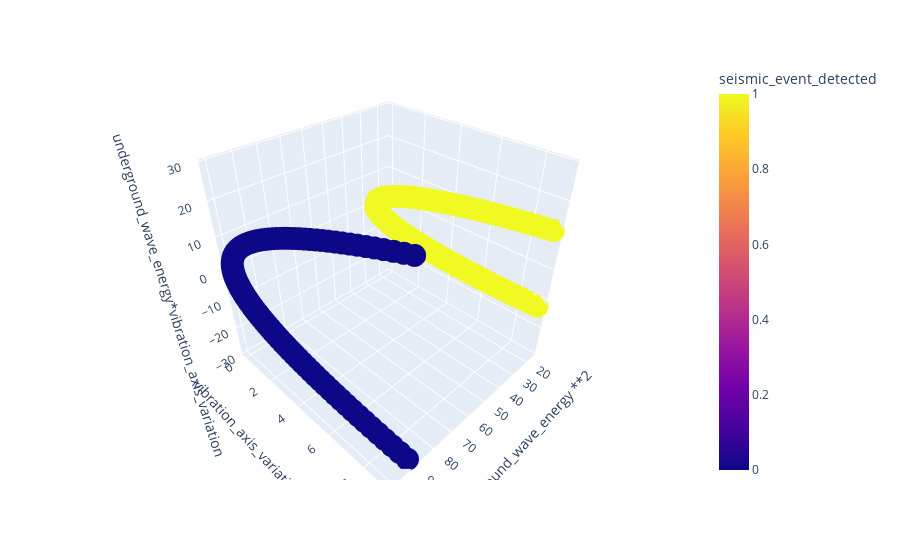

The cell this chart's notebook holds for it:
### Code cell
fig = px.scatter_3d(df, x='underground_wave_energy **2', y='vibration_axis_variation **2', z='underground_wave_energy*vibration_axis_variation',
              color='seismic_event_detected')
fig.show()

### Figure 1 — Plotly figure (JSON) as saved in the notebook; plotly's stock layout.template omitted (floating-point values rounded to 4 significant figures; data arrays with more than 128 entries replaced by an {"elided": "..."} marker saying what was removed)
{"data": [{"hovertemplate": "underground_wave_energy **2=%{x}<br>vibration_axis_variation **2=%{y}<br>underground_wave_energy*vibration_axis_variation=%{z}<br>seismic_event_detected=%{marker.color}<extra></extra>", "legendgroup": "", "marker": {"color": {"elided": "400 int values"}, "coloraxis": "coloraxis", "symbol": "circle"}, "mode": "markers", "name": "", "scene": "scene", "showlegend": false, "type": "scatter3d", "x": {"elided": "400 float values"}, "y": {"elided": "400 float values"}, "z": {"elided": "400 float values"}}], "layout": {"coloraxis": {"colorbar": {"title": {"text": "seismic_event_detected"}}, "colorscale": [[0, "#0d0887"], [0.1111, "#46039f"], [0.2222, "#7201a8"], [0.3333, "#9c179e"], [0.4444, "#bd3786"], [0.5556, "#d8576b"], [0.6667, "#ed7953"], [0.7778, "#fb9f3a"], [0.8889, "#fdca26"], [1, "#f0f921"]]}, "legend": {"tracegroupgap": 0}, "margin": {"t": 60}, "scene": {"domain": {"x": [0, 1], "y": [0, 1]}, "xaxis": {"title": {"text": "underground_wave_energy **2"}}, "yaxis": {"title": {"text": "vibration_axis_variation **2"}}, "zaxis": {"title": {"text": "underground_wave_energy*vibration_axis_variation"}}}}}
